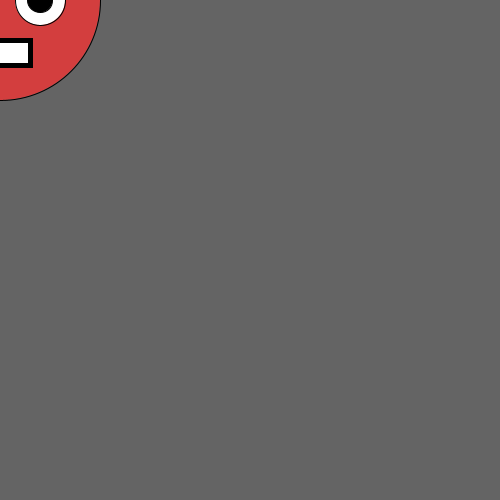
Frame 1 (no input)
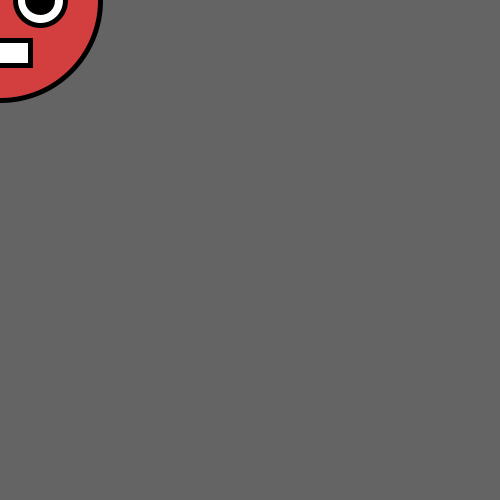
Frame 60 (the mouse pressed at the canvas centre just before this capture)
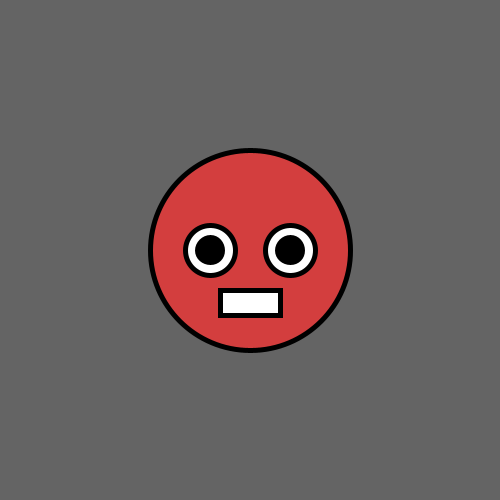
Frame 120 (the mouse held since frame 60 and released just before this capture)

The Processing sketch that drew these frames (run headless with seeded random() and noise(); from frame 60 on, the mouse is pressed at the canvas centre):

// Processing sketch: face_using_mouse_x
// ── face_using_mouse_x.pde
void setup()
{
size(500,500);
noCursor();

}

void draw()
{
  background(100);
fill(211,62,62); //red head
circle(mouseX,mouseY,200);

//left
fill(255);//right eye-white
circle(mouseX+40,mouseY,50);
fill(0);//left black
circle(pmouseX+40,pmouseY,25);



//right
fill(255);//left white
circle(mouseX-40,mouseY,50);
fill(0);//right black
circle(pmouseX-40,pmouseY,25);

//mouth
stroke(0);
strokeWeight(5);


fill(255);//white
rect(mouseX-30,mouseY+40,60,25);









}
